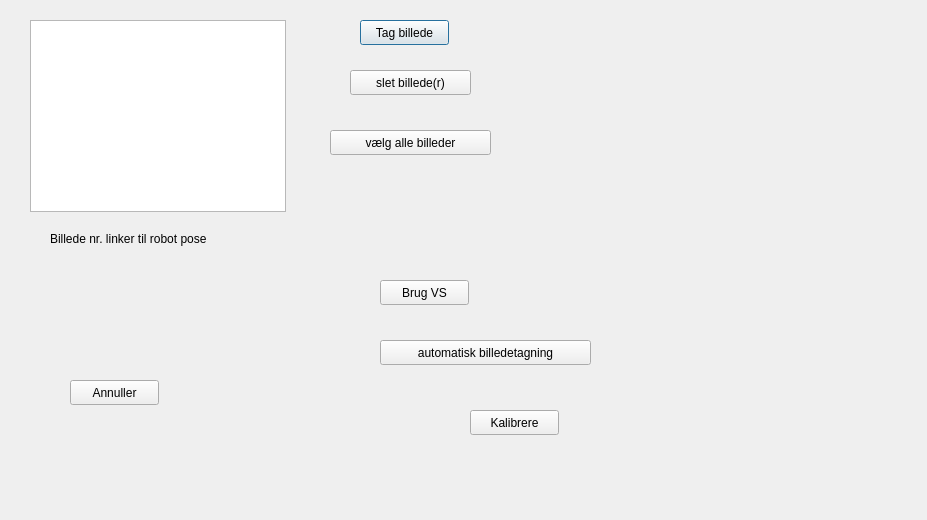
<?xml version="1.0" encoding="UTF-8"?>
<ui version="4.0">
 <class>NyKalibrering</class>
 <widget class="QDialog" name="NyKalibrering">
  <property name="geometry">
   <rect>
    <x>0</x>
    <y>0</y>
    <width>927</width>
    <height>520</height>
   </rect>
  </property>
  <property name="windowTitle">
   <string>Dialog</string>
  </property>
  <widget class="QPushButton" name="tag_billede">
   <property name="geometry">
    <rect>
     <x>360</x>
     <y>20</y>
     <width>89</width>
     <height>25</height>
    </rect>
   </property>
   <property name="text">
    <string>Tag billede</string>
   </property>
  </widget>
  <widget class="QPushButton" name="valg_alle_billeder">
   <property name="geometry">
    <rect>
     <x>330</x>
     <y>130</y>
     <width>161</width>
     <height>25</height>
    </rect>
   </property>
   <property name="text">
    <string>vælg alle billeder</string>
   </property>
  </widget>
  <widget class="QPushButton" name="slet_billede">
   <property name="geometry">
    <rect>
     <x>350</x>
     <y>70</y>
     <width>121</width>
     <height>25</height>
    </rect>
   </property>
   <property name="text">
    <string>slet billede(r)</string>
   </property>
  </widget>
  <widget class="QPushButton" name="brug_vs">
   <property name="geometry">
    <rect>
     <x>380</x>
     <y>280</y>
     <width>89</width>
     <height>25</height>
    </rect>
   </property>
   <property name="text">
    <string>Brug VS</string>
   </property>
  </widget>
  <widget class="QPushButton" name="kalibrere">
   <property name="geometry">
    <rect>
     <x>470</x>
     <y>410</y>
     <width>89</width>
     <height>25</height>
    </rect>
   </property>
   <property name="text">
    <string>Kalibrere</string>
   </property>
  </widget>
  <widget class="QPushButton" name="auto_billede">
   <property name="geometry">
    <rect>
     <x>380</x>
     <y>340</y>
     <width>211</width>
     <height>25</height>
    </rect>
   </property>
   <property name="text">
    <string>automatisk billedetagning</string>
   </property>
  </widget>
  <widget class="QListWidget" name="listWidget">
   <property name="geometry">
    <rect>
     <x>30</x>
     <y>20</y>
     <width>256</width>
     <height>192</height>
    </rect>
   </property>
  </widget>
  <widget class="QLabel" name="label">
   <property name="geometry">
    <rect>
     <x>50</x>
     <y>230</y>
     <width>221</width>
     <height>17</height>
    </rect>
   </property>
   <property name="text">
    <string>Billede nr. linker til robot pose</string>
   </property>
  </widget>
  <widget class="QPushButton" name="annuller">
   <property name="geometry">
    <rect>
     <x>70</x>
     <y>380</y>
     <width>89</width>
     <height>25</height>
    </rect>
   </property>
   <property name="text">
    <string>Annuller</string>
   </property>
  </widget>
 </widget>
 <resources/>
 <connections/>
</ui>
